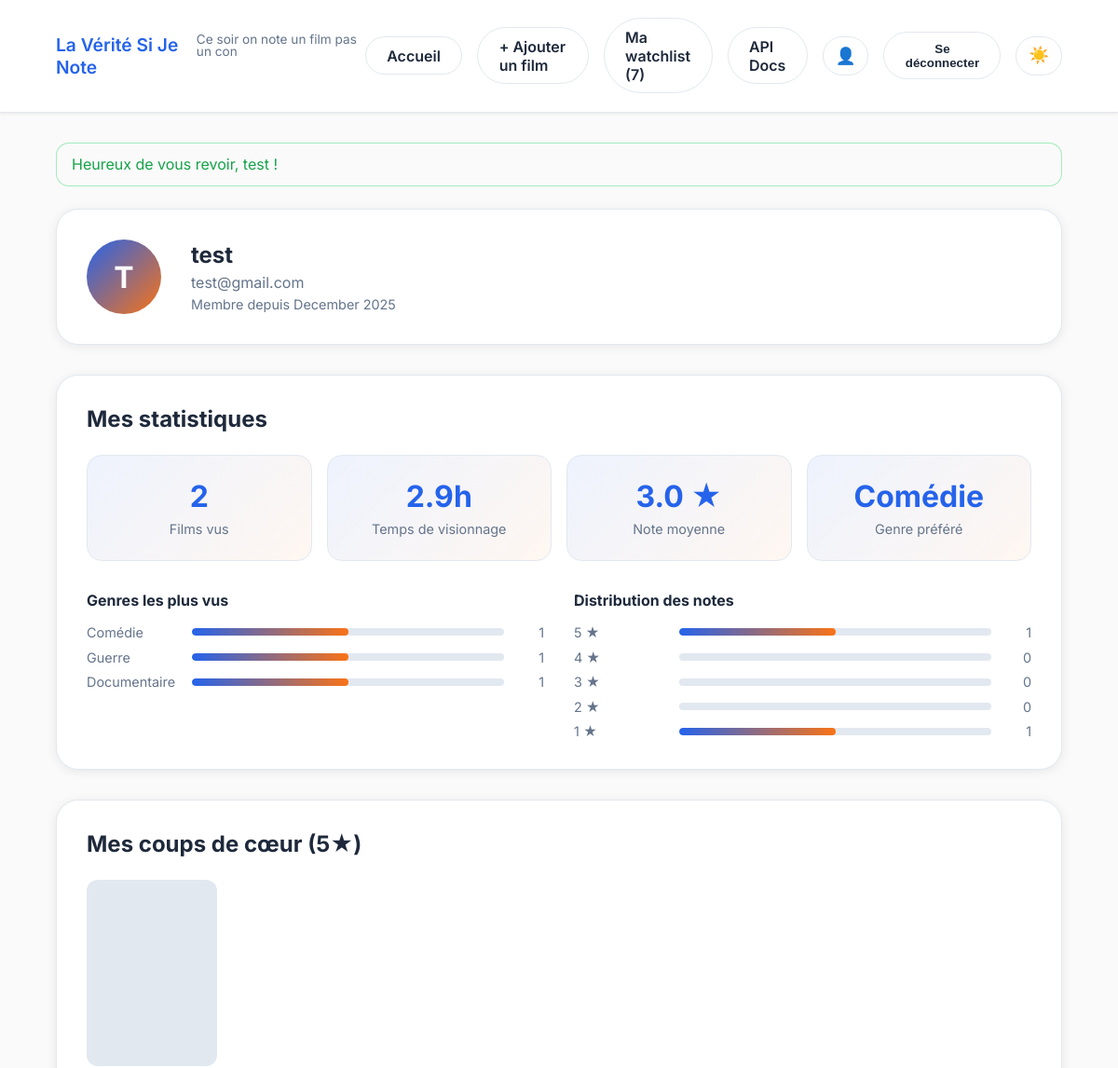
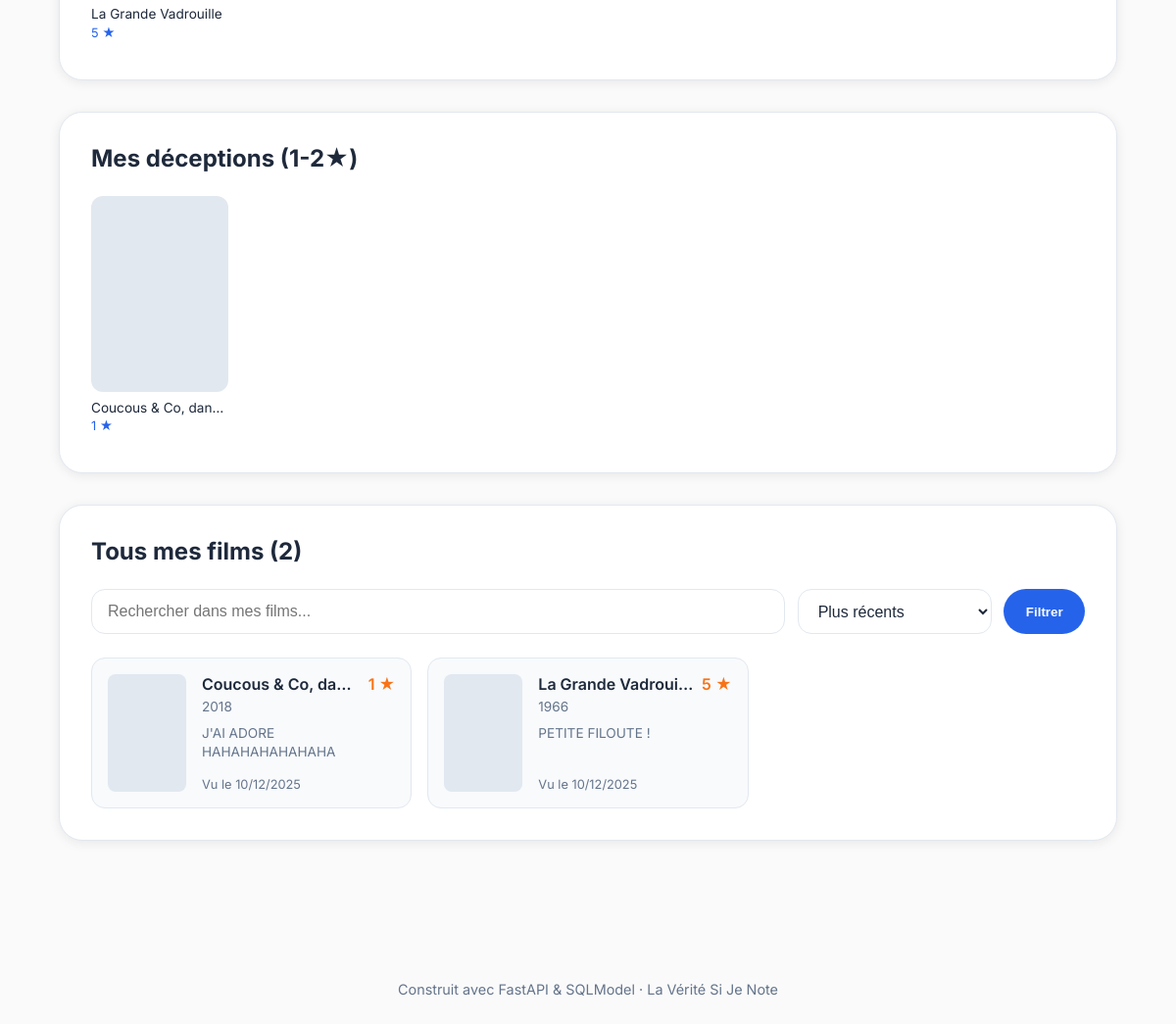
Page /profil (signed in) on the committed database (2 pictures, top to bottom).
### app/models.py (models this page shows)
class TimestampedModel(SQLModel, table=False):
    created_at: datetime = Field(default_factory=datetime.utcnow, nullable=False)
    updated_at: datetime = Field(default_factory=datetime.utcnow, nullable=False)

class User(TimestampedModel, table=True):
    id: Optional[int] = Field(default=None, primary_key=True)
    username: str = Field(
        sa_column=Column("username", String(80), unique=True, index=True, nullable=False)
    )
    email: str = Field(
        sa_column=Column("email", String(255), unique=True, index=True, nullable=False)
    )
    hashed_password: str = Field(nullable=False)
    bio: Optional[str] = Field(default=None, max_length=500)
    reviews: list["Review"] = Relationship(
        sa_relationship=relationship("Review", back_populates="user")
    )
    watchlist_items: list["WatchlistItem"] = Relationship(
        sa_relationship=relationship(
            "WatchlistItem",
            back_populates="user",
            cascade="all, delete-orphan",
        )
    )

class Tag(SQLModel, table=True):
    id: Optional[int] = Field(default=None, primary_key=True)
    name: str = Field(sa_column=Column(String(80), unique=True, index=True, nullable=False))
    films: list["Film"] = Relationship(
        sa_relationship=relationship(
            "Film",
            secondary=FilmTagLink.__table__,
            back_populates="tags",
        )
    )

class Review(TimestampedModel, table=True):
    __table_args__ = (UniqueConstraint("user_id", "film_id", name="uq_review_user_film"),)
    id: Optional[int] = Field(default=None, primary_key=True)
    rating: int = Field(ge=1, le=5, nullable=False)
    comment: Optional[str] = Field(default=None, max_length=2000)
    user_id: int = Field(foreign_key="user.id", nullable=False)
    film_id: int = Field(foreign_key="film.id", nullable=False, index=True)
    user: Optional[User] = Relationship(
        sa_relationship=relationship("User", back_populates="reviews")
    )
    film: Optional[Film] = Relationship(
        sa_relationship=relationship("Film", back_populates="reviews")
    )

class Film(TimestampedModel, table=True):
    id: Optional[int] = Field(default=None, primary_key=True)
    external_id: Optional[str] = Field(default=None, index=True)
    title: str
    overview: Optional[str] = Field(default=None)
    release_year: Optional[int] = Field(default=None, index=True)
    poster_url: Optional[str] = Field(default=None)
    backdrop_url: Optional[str] = Field(default=None)
    runtime_minutes: Optional[int] = Field(default=None)
    director: Optional[str] = Field(default=None)
    country: Optional[str] = Field(default=None)
    tags: list[Tag] = Relationship(
        sa_relationship=relationship(
            "Tag",
            secondary=FilmTagLink.__table__,
            back_populates="films",
        )
    )
    reviews: list["Review"] = Relationship(
        sa_relationship=relationship("Review", back_populates="film")
    )
    watchlist_items: list["WatchlistItem"] = Relationship(
        sa_relationship=relationship(
            "WatchlistItem",
            back_populates="film",
            cascade="all, delete-orphan",
        )
    )

### app/routers/profil.py (the view)
@router.get("")
def profile_page(
    request: Request,
    q: Optional[str] = None,
    sort: str = Query(default="recent"),
    session: Session = Depends(get_session),
    current_user: User = Depends(require_user),
):
    stats = get_user_stats(session, current_user)
    reviews = get_user_reviews(session, current_user, search=q, sort=sort)
    top_rated = [r for r in reviews if r.rating == 5][:6]
    lowest_rated = [r for r in reviews if r.rating <= 2][:6]
    watchlist = fetch_watchlist(session, current_user)
    return templates.TemplateResponse(
        "profil/index.html",
        template_context(
            request,
            current_user=current_user,
            watchlist=watchlist,
            watchlist_ids={f.id for f in watchlist},
            stats=stats,
            reviews=reviews,
            top_rated=top_rated,
            lowest_rated=lowest_rated,
            search_query=q or "",
            current_sort=sort,
        ),
    )

### app/templates/profil/index.html (shortened to what this page needs)
{% extends "base.html" %}
{% block content %}
<div class="profil-page">
    <section class="profil-header">
        <div class="profil-avatar">
            <span>{{ current_user.username[0]|upper }}</span>
        </div>
        <div class="profil-info">
            <h1>{{ current_user.username }}</h1>
            <p class="profil-email">{{ current_user.email }}</p>
            <p class="profil-since">Membre depuis {{ current_user.created_at.strftime('%B %Y') }}</p>
        </div>
    </section>
    <section class="profil-stats">
        <h2>Mes statistiques</h2>
        <div class="stats-grid">
            <div class="stat-card">
                <span class="stat-value">{{ stats.total_films }}</span>
                <span class="stat-label">Films vus</span>
            </div>
            <div class="stat-card">
                <span class="stat-value">{% if stats.total_hours >= 24 %}{{ (stats.total_hours / 24)|round(1) }}j{% else
                    %}{{ stats.total_hours }}h{% endif %}</span>
                <span class="stat-label">Temps de visionnage</span>
            </div>
            <div class="stat-card">
                <span class="stat-value">{% if stats.avg_rating %}{{ stats.avg_rating }} ★{% else %}-{% endif %}</span>
                <span class="stat-label">Note moyenne</span>
            </div>
            <div class="stat-card">
                <span class="stat-value">{{ stats.favorite_genre or '-' }}</span>
                <span class="stat-label">Genre préféré</span>
            </div>
        </div>
        {% if stats.genre_counts %}
        <div class="stats-details">
            <div class="stat-section">
                <h3>Genres les plus vus</h3>
                <div class="genre-bars">
                    {% for genre, count in stats.genre_counts %}
                    <div class="genre-bar-item">
                        <span class="genre-name">{{ genre }}</span>
                        <div class="genre-bar">
                            <div class="genre-bar-fill" style="width: {{ (count / stats.total_films * 100)|int }}%">
                            </div>
                        </div>
                        <span class="genre-count">{{ count }}</span>
                    </div>
                    {% endfor %}
                </div>
            </div>
            <div class="stat-section">
                <h3>Distribution des notes</h3>
                <div class="rating-bars">
                    {% for rating in [5, 4, 3, 2, 1] %}
                    <div class="rating-bar-item">
                        <span class="rating-label">{{ rating }} ★</span>
                        <div class="rating-bar">
                            <div class="rating-bar-fill"
                                style="width: {{ (stats.rating_distribution[rating] / stats.total_films * 100)|int if stats.total_films else 0 }}%">
                            </div>
                        </div>
                        <span class="rating-count">{{ stats.rating_distribution[rating] }}</span>
                    </div>
                    {% endfor %}
                </div>
            </div>
        </div>
        {% endif %}
    </section>
    {% if top_rated %}
    <section class="profil-section">
        <h2>Mes coups de cœur (5★)</h2>
        <div class="profil-films-row">
            {% for review in top_rated %}
            <a href="/films/{{ review.film.id }}" class="profil-film-card">
                <div class="profil-film-poster" style="background-image: url('{{ review.film.poster_url or '' }}');">
                </div>
                <div class="profil-film-info">
                    <span class="profil-film-title">{{ review.film.title }}</span>
                    <span class="profil-film-rating">{{ review.rating }} ★</span>
                </div>
            </a>
            {% endfor %}
        </div>
    </section>
    {% endif %}
    {% if lowest_rated %}
    <section class="profil-section">
        <h2>Mes déceptions (1-2★)</h2>
        <div class="profil-films-row">
            {% for review in lowest_rated %}
            <a href="/films/{{ review.film.id }}" class="profil-film-card">
                <div class="profil-film-poster" style="background-image: url('{{ review.film.poster_url or '' }}');">
                </div>
                <div class="profil-film-info">
                    <span class="profil-film-title">{{ review.film.title }}</span>
                    <span class="profil-film-rating">{{ review.rating }} ★</span>
                </div>
            </a>
            {% endfor %}
        </div>
    </section>
    {% endif %}
    <section class="profil-section">
        <h2>Tous mes films ({{ reviews|length }})</h2>
        <div class="profil-filters">
            <form method="get" class="profil-search-form">
                <input type="text" name="q" value="{{ search_query }}" placeholder="Rechercher dans mes films...">
                <select name="sort">
                    <option value="recent" {% if current_sort=='recent' %}selected{% endif %}>Plus récents</option>
                </select>
                <button type="submit" class="btn">Filtrer</button>
            </form>
        </div>
        {% if reviews %}
        <div class="profil-reviews-grid">
            {% for review in reviews %}
            <article class="profil-review-card">
                <a href="/films/{{ review.film.id }}" class="profil-review-poster"
                    style="background-image: url('{{ review.film.poster_url or '' }}');"></a>
                <div class="profil-review-content">
                    <div class="profil-review-header">
                        <a href="/films/{{ review.film.id }}" class="profil-review-title">{{ review.film.title }}</a>
                        <span class="profil-review-rating">{{ review.rating }} ★</span>
                    </div>
                    {% if review.film.release_year %}
                    <span class="profil-review-year">{{ review.film.release_year }}</span>
                    {% endif %}
                    {% if review.comment %}
                    <p class="profil-review-comment">{{ review.comment[:100] }}</p>
                    {% endif %}
                    <span class="profil-review-date">Vu le {{ review.created_at.strftime('%d/%m/%Y') }}</span>
                </div>
            </article>
            {% endfor %}
        </div>
        {% endif %}
    </section>
</div>
{% endblock %}

### rows in the picture
User: username "T", username "test", email "test@gmail.com", created_at "December 2025"
Tag: name "Comédie", {{ (count / stats.total_films * 100)|int }} 50 (drawn), id "1"
Tag: name "Guerre", {{ (count / stats.total_films * 100)|int }} 50 (drawn), count "1"
Tag: name "Documentaire", {{ (count / stats.total_films * 100)|int }} 50 (drawn), count "1"
Review: film "La Grande Vadrouille", rating "5", film "La Grande…", film.release_year "1966", comment "PETITE FILOUTE !", created_at "10/12/2025"
Review: film "Coucous & Co, dan…", rating "1", film "Coucous & Co, da…", film.release_year "2018", comment "J'AI ADORE HAHAHAHAHAHAHA", created_at "10/12/2025"

### other values in the picture
{{ settings.app_name }} "La Vérité Si Je Note"
{{ watchlist|length }} "7"
{{ msg.message }} "Heureux de vous revoir, test !"
{{ stats.total_films }} "2"
{{ stats.total_hours }} "2.9"
{{ stats.avg_rating }} "3.0"
{{ rating }} "5" "4" "3" "2" "1"
{{ stats.rating_distribution[rating] }} "1" "0" "0" "0" "1"
{{ reviews|length }} "2"
